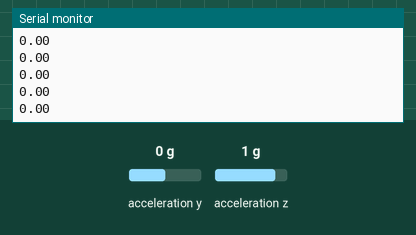
Recording of a sketch running on a simulated Arduino Uno, built with avr-gcc and run on an emulated ATmega328P. Parts: the last lines printed to the serial monitor. The test bench sets the inputs (shaded band); at power-on: acceleration y 0 g, acceleration z 1 g.

Above: at 1.2 s.
1.3 s: acceleration y set to -1.4 g
At 2.3 s:
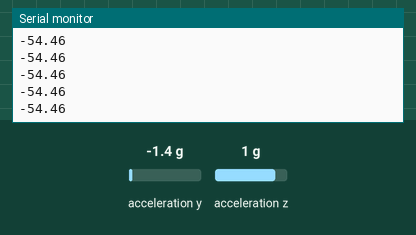
2.8 s: acceleration z set to -1.4 g
At 3.3 s:
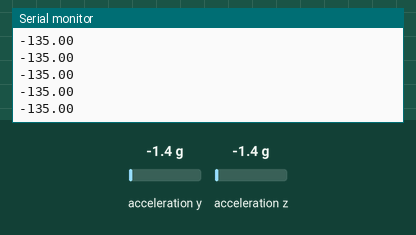
4.3 s: acceleration y set to -0.8 g
At 5.1 s:
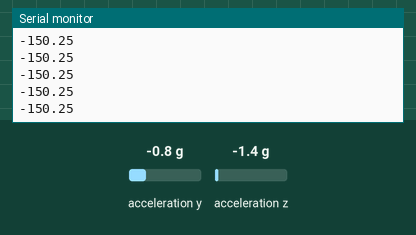
Timing chart, 0 to 7.3 s (numbered marks = the images above; inputs shaded):
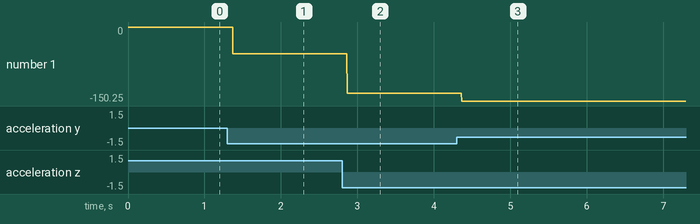

Measured:
- after the input at 1.3 s, the serial monitor: prints a new line after 0.07 s (image 1)
- after the input at 2.8 s, the serial monitor: prints a new line after 0.07 s (image 2)
- after the input at 4.3 s, the serial monitor: prints a new line after 0.07 s (image 3)
- plotted number 1: 0 → -54.46 after the input at 1.3 s, -54.46 → -135 after the input at 2.8 s, -135 → -150.25 after the input at 4.3 s

The sketch:

i2cdev_accel_measure.ino
```cpp
#include "I2Cdev.h"
#include "MPU6050.h"
#include "math.h"

MPU6050 mpu;

int16_t accY, accZ;
float accAngle;

void setup() {
  mpu.initialize();
  Serial.begin(9600);
}

void loop() {
  accZ = mpu.getAccelerationZ();
  accY = mpu.getAccelerationY();

  accAngle = atan2(accY, accZ)*RAD_TO_DEG;

  if(isnan(accAngle));
  else
    Serial.println(accAngle);
}
```
